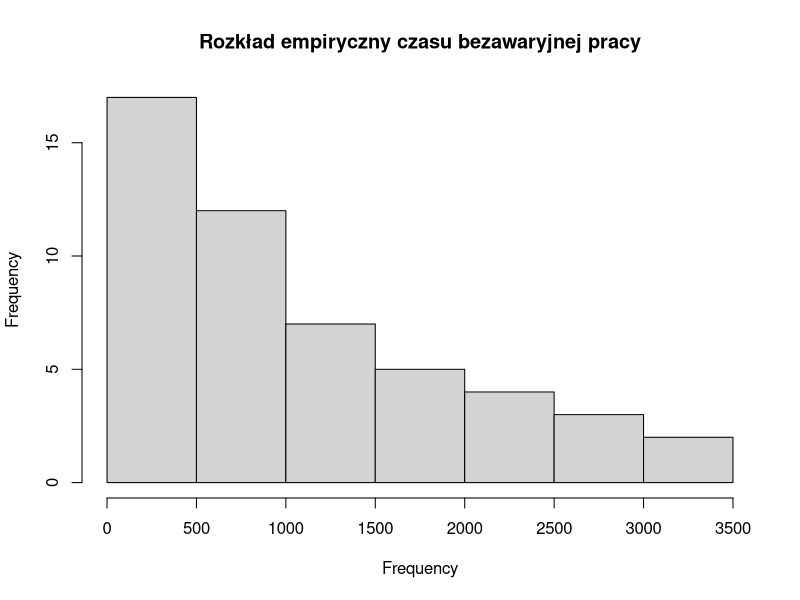
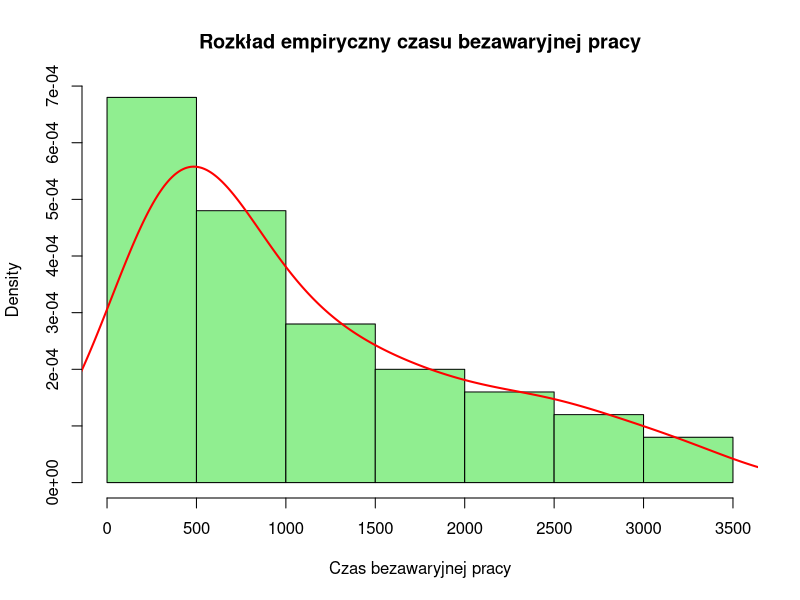
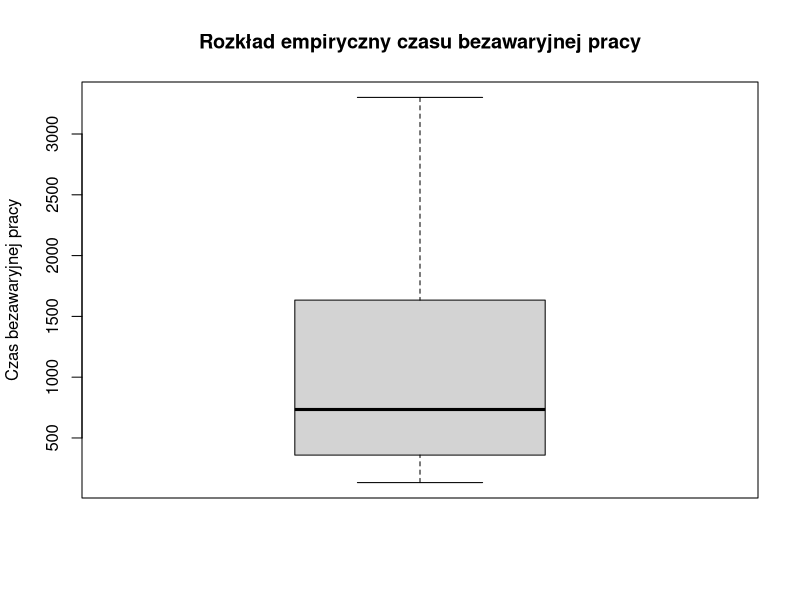

Write the R code that produced these figures, in order.
# install.packages("e1071")
# library(e1071)
# opcjonalny, do obliczenia kurtozy i współczynnika asymetrii

# Zmienna ilościowa, ciągła
awarie <- read.table("../data/awarie.txt", header = FALSE)

data.frame(
    cbind(
        liczebnosc = table(cut(awarie$V1, breaks = hist(awarie$V1, plot = FALSE)$breaks)),
        procent = prop.table(table(cut(awarie$V1, breaks = hist(awarie$V1, plot = FALSE)$breaks)))
    )
)

# Wykresy
hist(awarie$V1, 
     xlab = "Frequency", 
     main = "Rozkład empiryczny czasu bezawaryjnej pracy")

hist(awarie$V1, 
     xlab = "Czas bezawaryjnej pracy", 
     main = "Rozkład empiryczny czasu bezawaryjnej pracy",
     probability = TRUE, 
     col = "lightgreen")
lines(density(awarie$V1), col = "red", lwd = 2)

boxplot(awarie$V1, 
        ylab = "Czas bezawaryjnej pracy", 
        main = "Rozkład empiryczny czasu bezawaryjnej pracy")

# Średnia
mean(awarie$V1)
# Mediana
median(awarie$V1)
# Odchylenie standardowe
sd(awarie$V1)
# Współczynnik zmienności
sd(awarie$V1) / mean(awarie$V1) * 100
# Współczynnik asymetrii
sum((awarie$V1 - mean(awarie$V1))^3) / (length(awarie$V1) * sd(awarie$V1)^3)
# skewness(awarie$V1)
# Kurtoza
sum((awarie$V1 - mean(awarie$V1))^4) / (length(awarie$V1) * sd(awarie$V1)^4) - 3
# kurtosis(awarie$V1)
